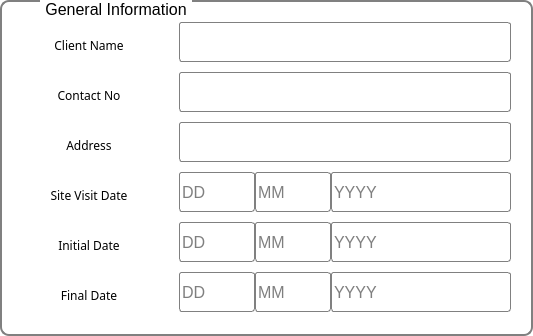
       <widget class="QGroupBox" name="groupBox_18">
        <property name="minimumSize">
         <size>
          <width>500</width>
          <height>0</height>
         </size>
        </property>
        <property name="maximumSize">
         <size>
          <width>600</width>
          <height>16777215</height>
         </size>
        </property>
        <property name="font">
         <font>
          <pointsize>12</pointsize>
         </font>
        </property>
        <property name="styleSheet">
         <string notr="true">
QGroupBox {
    border: 2px solid gray;
    border-radius: 9px;
    margin-top: 0.8em;
	
	background-color: transparent;
}

QGroupBox::title {
    subcontrol-origin: margin;
    left: 40px;
    padding: 0 3px 0 3px;
}</string>
        </property>
        <property name="title">
         <string>General Information</string>
        </property>
        <property name="alignment">
         <set>Qt::AlignCenter</set>
        </property>
        <layout class="QGridLayout" name="gridLayout_3">
         <property name="leftMargin">
          <number>12</number>
         </property>
         <item row="0" column="0" rowspan="2">
          <widget class="QFrame" name="frame_32">
           <property name="minimumSize">
            <size>
             <width>150</width>
             <height>0</height>
            </size>
           </property>
           <property name="maximumSize">
            <size>
             <width>250</width>
             <height>16777215</height>
            </size>
           </property>
           <property name="styleSheet">
            <string notr="true">background-color: transparent; border:0px;</string>
           </property>
           <property name="frameShape">
            <enum>QFrame::NoFrame</enum>
           </property>
           <property name="frameShadow">
            <enum>QFrame::Raised</enum>
           </property>
           <layout class="QVBoxLayout" name="verticalLayout_33">
            <property name="spacing">
             <number>10</number>
            </property>
            <property name="leftMargin">
             <number>0</number>
            </property>
            <property name="topMargin">
             <number>12</number>
            </property>
            <property name="rightMargin">
             <number>0</number>
            </property>
            <property name="bottomMargin">
             <number>8</number>
            </property>
            <item>
             <widget class="QLabel" name="label_104">
              <property name="minimumSize">
               <size>
                <width>0</width>
                <height>40</height>
               </size>
              </property>
              <property name="maximumSize">
               <size>
                <width>16777215</width>
                <height>40</height>
               </size>
              </property>
              <property name="font">
               <font>
                <family>8514oem</family>
               </font>
              </property>
              <property name="text">
               <string>Client Name</string>
              </property>
              <property name="alignment">
               <set>Qt::AlignCenter</set>
              </property>
             </widget>
            </item>
            <item>
             <widget class="QLabel" name="label_105">
              <property name="minimumSize">
               <size>
                <width>0</width>
                <height>40</height>
               </size>
              </property>
              <property name="maximumSize">
               <size>
                <width>16777215</width>
                <height>40</height>
               </size>
              </property>
              <property name="font">
               <font>
                <family>8514oem</family>
               </font>
              </property>
              <property name="text">
               <string>Contact No</string>
              </property>
              <property name="alignment">
               <set>Qt::AlignCenter</set>
              </property>
             </widget>
            </item>
            <item>
             <widget class="QLabel" name="label_106">
              <property name="minimumSize">
               <size>
                <width>0</width>
                <height>40</height>
               </size>
              </property>
              <property name="maximumSize">
               <size>
                <width>16777215</width>
                <height>40</height>
               </size>
              </property>
              <property name="font">
               <font>
                <family>8514oem</family>
               </font>
              </property>
              <property name="text">
               <string>Address</string>
              </property>
              <property name="alignment">
               <set>Qt::AlignCenter</set>
              </property>
             </widget>
            </item>
            <item>
             <widget class="QLabel" name="label_107">
              <property name="minimumSize">
               <size>
                <width>0</width>
                <height>40</height>
               </size>
              </property>
              <property name="maximumSize">
               <size>
                <width>16777215</width>
                <height>40</height>
               </size>
              </property>
              <property name="font">
               <font>
                <family>8514oem</family>
               </font>
              </property>
              <property name="text">
               <string>Site Visit Date</string>
              </property>
              <property name="alignment">
               <set>Qt::AlignCenter</set>
              </property>
             </widget>
            </item>
            <item>
             <widget class="QLabel" name="label_108">
              <property name="minimumSize">
               <size>
                <width>0</width>
                <height>40</height>
               </size>
              </property>
              <property name="maximumSize">
               <size>
                <width>16777215</width>
                <height>40</height>
               </size>
              </property>
              <property name="font">
               <font>
                <family>8514oem</family>
               </font>
              </property>
              <property name="text">
               <string>Initial Date</string>
              </property>
              <property name="alignment">
               <set>Qt::AlignCenter</set>
              </property>
             </widget>
            </item>
            <item>
             <widget class="QLabel" name="label_109">
              <property name="minimumSize">
               <size>
                <width>0</width>
                <height>40</height>
               </size>
              </property>
              <property name="maximumSize">
               <size>
                <width>16777215</width>
                <height>40</height>
               </size>
              </property>
              <property name="font">
               <font>
                <family>8514oem</family>
               </font>
              </property>
              <property name="text">
               <string>Final Date</string>
              </property>
              <property name="alignment">
               <set>Qt::AlignCenter</set>
              </property>
             </widget>
            </item>
           </layout>
          </widget>
         </item>
         <item row="0" column="1" rowspan="2">
          <widget class="QFrame" name="frame_33">
           <property name="maximumSize">
            <size>
             <width>350</width>
             <height>16777215</height>
            </size>
           </property>
           <property name="styleSheet">
            <string notr="true">background-color: transparent; border:0px</string>
           </property>
           <property name="frameShape">
            <enum>QFrame::NoFrame</enum>
           </property>
           <property name="frameShadow">
            <enum>QFrame::Raised</enum>
           </property>
           <layout class="QVBoxLayout" name="verticalLayout_3">
            <property name="spacing">
             <number>10</number>
            </property>
            <item>
             <widget class="QLineEdit" name="bclient_name">
              <property name="minimumSize">
               <size>
                <width>0</width>
                <height>40</height>
               </size>
              </property>
              <property name="maximumSize">
               <size>
                <width>16777215</width>
                <height>16777215</height>
               </size>
              </property>
              <property name="font">
               <font>
                <pointsize>10</pointsize>
               </font>
              </property>
              <property name="styleSheet">
               <string notr="true">QLineEdit{
border:1px solid gray;
background-color: rgb(255, 255, 255);
border-radius:3px;
}</string>
              </property>
             </widget>
            </item>
            <item>
             <widget class="QLineEdit" name="bcontactt_no">
              <property name="minimumSize">
               <size>
                <width>0</width>
                <height>40</height>
               </size>
              </property>
              <property name="font">
               <font>
                <pointsize>10</pointsize>
               </font>
              </property>
              <property name="styleSheet">
               <string notr="true">QLineEdit{
border:1px solid gray;
background-color: rgb(255, 255, 255);
border-radius:3px;
}</string>
              </property>
             </widget>
            </item>
            <item>
             <widget class="QLineEdit" name="baddress">
              <property name="minimumSize">
               <size>
                <width>0</width>
                <height>40</height>
               </size>
              </property>
              <property name="font">
               <font>
                <pointsize>10</pointsize>
               </font>
              </property>
              <property name="styleSheet">
               <string notr="true">QLineEdit{
border:1px solid gray;
background-color: rgb(255, 255, 255);
border-radius:3px;
}</string>
              </property>
              <property name="text">
               <string/>
              </property>
             </widget>
            </item>
            <item>
             <widget class="QFrame" name="frame_15">
              <property name="maximumSize">
               <size>
                <width>350</width>
                <height>40</height>
               </size>
              </property>
              <property name="frameShape">
               <enum>QFrame::NoFrame</enum>
              </property>
              <property name="frameShadow">
               <enum>QFrame::Raised</enum>
              </property>
              <layout class="QHBoxLayout" name="horizontalLayout_28">
               <property name="spacing">
                <number>0</number>
               </property>
               <property name="leftMargin">
                <number>0</number>
               </property>
               <property name="topMargin">
                <number>0</number>
               </property>
               <property name="rightMargin">
                <number>0</number>
               </property>
               <property name="bottomMargin">
                <number>0</number>
               </property>
               <item>
                <widget class="QLineEdit" name="sv_bd">
                 <property name="minimumSize">
                  <size>
                   <width>0</width>
                   <height>40</height>
                  </size>
                 </property>
                 <property name="maximumSize">
                  <size>
                   <width>743</width>
                   <height>1176</height>
                  </size>
                 </property>
                 <property name="font">
                  <font>
                   <pointsize>12</pointsize>
                  </font>
                 </property>
                 <property name="styleSheet">
                  <string notr="true">QLineEdit{
border:1px solid gray;
background-color: rgb(255, 255, 255);
border-radius:3px;
}</string>
                 </property>
                 <property name="placeholderText">
                  <string>DD</string>
                 </property>
                </widget>
               </item>
               <item>
                <widget class="QLineEdit" name="sv_mm">
                 <property name="minimumSize">
                  <size>
                   <width>0</width>
                   <height>40</height>
                  </size>
                 </property>
                 <property name="maximumSize">
                  <size>
                   <width>919</width>
                   <height>624</height>
                  </size>
                 </property>
                 <property name="font">
                  <font>
                   <pointsize>12</pointsize>
                  </font>
                 </property>
                 <property name="styleSheet">
                  <string notr="true">QLineEdit{
border:1px solid gray;
background-color: rgb(255, 255, 255);
border-radius:3px;
}</string>
                 </property>
                 <property name="placeholderText">
                  <string>MM</string>
                 </property>
                </widget>
               </item>
               <item>
                <widget class="QLineEdit" name="sv_yy">
                 <property name="minimumSize">
                  <size>
                   <width>180</width>
                   <height>40</height>
                  </size>
                 </property>
                 <property name="maximumSize">
                  <size>
                   <width>627</width>
                   <height>16777215</height>
                  </size>
                 </property>
                 <property name="font">
                  <font>
                   <pointsize>12</pointsize>
                  </font>
                 </property>
                 <property name="styleSheet">
                  <string notr="true">QLineEdit{
border:1px solid gray;
background-color: rgb(255, 255, 255);
border-radius:3px;
}</string>
                 </property>
                 <property name="placeholderText">
                  <string>YYYY</string>
                 </property>
                </widget>
               </item>
              </layout>
             </widget>
            </item>
            <item>
             <widget class="QFrame" name="frame_16">
              <property name="maximumSize">
               <size>
                <width>350</width>
                <height>40</height>
               </size>
              </property>
              <property name="frameShape">
               <enum>QFrame::NoFrame</enum>
              </property>
              <property name="frameShadow">
               <enum>QFrame::Raised</enum>
              </property>
              <layout class="QHBoxLayout" name="horizontalLayout_29">
               <property name="spacing">
                <number>0</number>
               </property>
               <property name="leftMargin">
                <number>0</number>
               </property>
               <property name="topMargin">
                <number>0</number>
               </property>
               <property name="rightMargin">
                <number>0</number>
               </property>
               <property name="bottomMargin">
                <number>0</number>
               </property>
               <item>
                <widget class="QLineEdit" name="id_dd">
                 <property name="minimumSize">
                  <size>
                   <width>0</width>
                   <height>40</height>
                  </size>
                 </property>
                 <property name="maximumSize">
                  <size>
                   <width>743</width>
                   <height>1176</height>
                  </size>
                 </property>
                 <property name="font">
                  <font>
                   <pointsize>12</pointsize>
                  </font>
                 </property>
                 <property name="styleSheet">
                  <string notr="true">QLineEdit{
border:1px solid gray;
background-color: rgb(255, 255, 255);
border-radius:3px;
}</string>
                 </property>
                 <property name="placeholderText">
                  <string>DD</string>
                 </property>
                </widget>
               </item>
               <item>
                <widget class="QLineEdit" name="id_mm">
                 <property name="minimumSize">
                  <size>
                   <width>0</width>
                   <height>40</height>
                  </size>
                 </property>
                 <property name="maximumSize">
                  <size>
                   <width>919</width>
                   <height>624</height>
                  </size>
                 </property>
                 <property name="font">
                  <font>
                   <pointsize>12</pointsize>
                  </font>
                 </property>
                 <property name="styleSheet">
                  <string notr="true">QLineEdit{
border:1px solid gray;
background-color: rgb(255, 255, 255);
border-radius:3px;
}</string>
                 </property>
                 <property name="placeholderText">
                  <string>MM</string>
                 </property>
                </widget>
               </item>
               <item>
                <widget class="QLineEdit" name="id_yy">
                 <property name="minimumSize">
                  <size>
                   <width>180</width>
                   <height>40</height>
                  </size>
                 </property>
                 <property name="maximumSize">
                  <size>
                   <width>627</width>
                   <height>16777215</height>
                  </size>
                 </property>
                 <property name="font">
                  <font>
                   <pointsize>12</pointsize>
                  </font>
                 </property>
                 <property name="styleSheet">
                  <string notr="true">QLineEdit{
border:1px solid gray;
background-color: rgb(255, 255, 255);
border-radius:3px;
}</string>
                 </property>
                 <property name="placeholderText">
                  <string>YYYY</string>
                 </property>
                </widget>
               </item>
              </layout>
             </widget>
            </item>
            <item>
             <widget class="QFrame" name="frame_17">
              <property name="maximumSize">
               <size>
                <width>350</width>
                <height>40</height>
               </size>
              </property>
              <property name="frameShape">
               <enum>QFrame::NoFrame</enum>
              </property>
              <property name="frameShadow">
               <enum>QFrame::Raised</enum>
              </property>
              <layout class="QHBoxLayout" name="horizontalLayout_30">
               <property name="spacing">
                <number>0</number>
               </property>
               <property name="leftMargin">
                <number>0</number>
               </property>
               <property name="topMargin">
                <number>0</number>
               </property>
               <property name="rightMargin">
                <number>0</number>
               </property>
               <property name="bottomMargin">
                <number>0</number>
               </property>
               <item>
                <widget class="QLineEdit" name="fd_dd">
                 <property name="minimumSize">
                  <size>
                   <width>0</width>
                   <height>40</height>
                  </size>
                 </property>
                 <property name="maximumSize">
                  <size>
                   <width>743</width>
                   <height>1176</height>
                  </size>
                 </property>
                 <property name="font">
                  <font>
                   <pointsize>12</pointsize>
                  </font>
                 </property>
                 <property name="styleSheet">
                  <string notr="true">QLineEdit{
border:1px solid gray;
background-color: rgb(255, 255, 255);
border-radius:3px;
}</string>
                 </property>
                 <property name="placeholderText">
                  <string>DD</string>
                 </property>
                </widget>
               </item>
               <item>
                <widget class="QLineEdit" name="fd_mm">
                 <property name="minimumSize">
                  <size>
                   <width>0</width>
                   <height>40</height>
                  </size>
                 </property>
                 <property name="maximumSize">
                  <size>
                   <width>919</width>
                   <height>624</height>
                  </size>
                 </property>
                 <property name="font">
                  <font>
                   <pointsize>12</pointsize>
                  </font>
                 </property>
                 <property name="styleSheet">
                  <string notr="true">QLineEdit{
border:1px solid gray;
background-color: rgb(255, 255, 255);
border-radius:3px;
}</string>
                 </property>
                 <property name="placeholderText">
                  <string>MM</string>
                 </property>
                </widget>
               </item>
               <item>
                <widget class="QLineEdit" name="fd_yy">
                 <property name="minimumSize">
                  <size>
                   <width>180</width>
                   <height>40</height>
                  </size>
                 </property>
                 <property name="maximumSize">
                  <size>
                   <width>627</width>
                   <height>16777215</height>
                  </size>
                 </property>
                 <property name="font">
                  <font>
                   <pointsize>12</pointsize>
                  </font>
                 </property>
                 <property name="styleSheet">
                  <string notr="true">QLineEdit{
border:1px solid gray;
background-color: rgb(255, 255, 255);
border-radius:3px;
}</string>
                 </property>
                 <property name="placeholderText">
                  <string>YYYY</string>
                 </property>
                </widget>
               </item>
              </layout>
             </widget>
            </item>
           </layout>
          </widget>
         </item>
        </layout>
       </widget>
